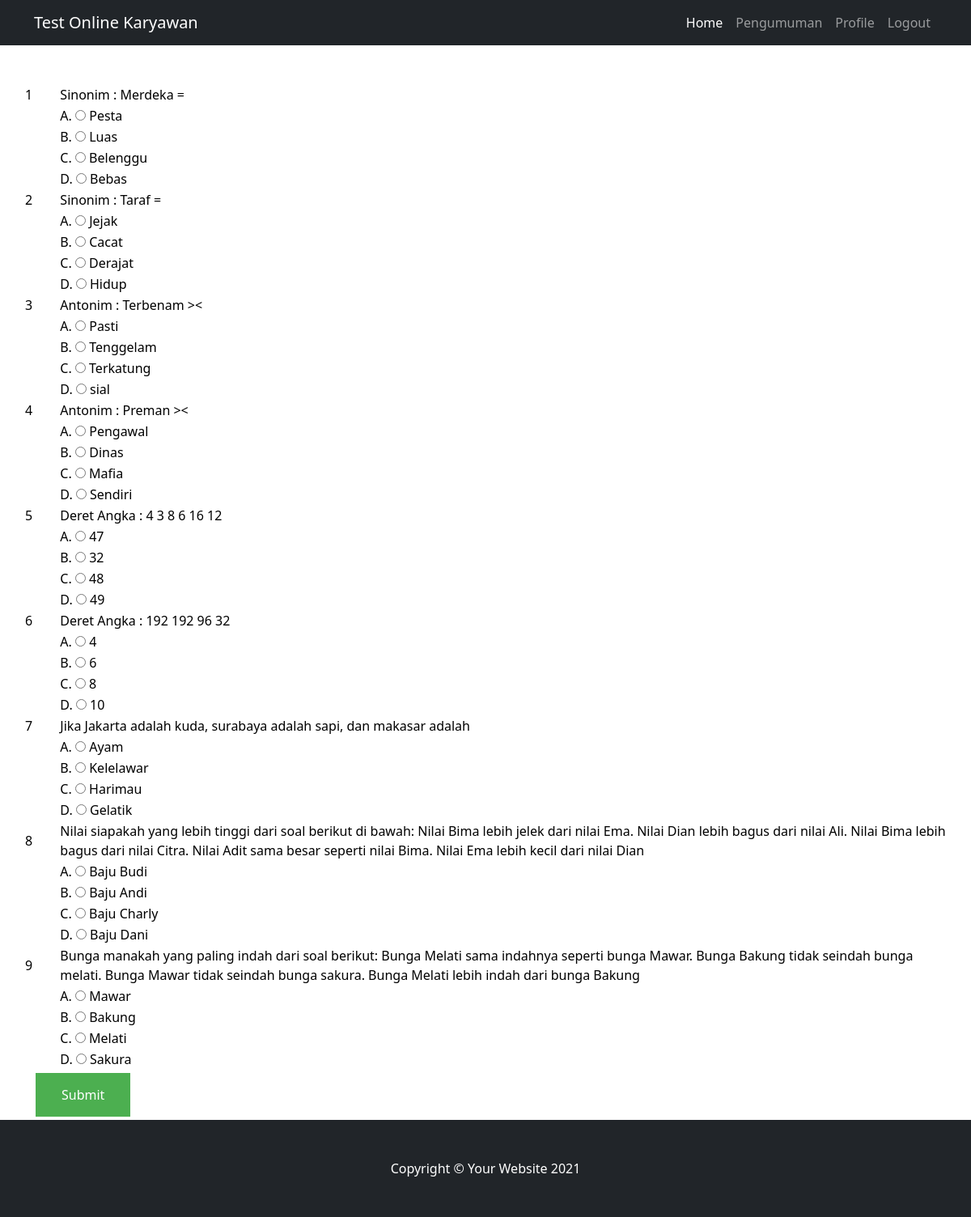
/tertulis.php (signed in), run on the app's committed database.
### tables this page shows
CREATE TABLE `tbl_soal` (
  `id_soal` int(11) NOT NULL,
  `soal` text NOT NULL,
  `a` varchar(150) NOT NULL,
  `b` varchar(150) NOT NULL,
  `c` varchar(150) NOT NULL,
  `d` varchar(150) NOT NULL,
  `knc_jawaban` varchar(50) NOT NULL
);

### tertulis.php (the view, shortened to what this page needs)
<?php
include('koneksi.php');
$id = $_GET['id'];
?>
<!DOCTYPE html>
<html lang="en">
    <head>
        <link href="css/styles.css" rel="stylesheet" />
    </head>
    <body>
        <nav class="navbar navbar-expand-lg navbar-dark bg-dark">
            <div class="container">
                <a class="navbar-brand" href="#!">Test Online Karyawan</a>
                <div class="collapse navbar-collapse" id="navbarSupportedContent">
                    <ul class="navbar-nav ms-auto mb-2 mb-lg-0">
                        <li class="nav-item"><a class="nav-link active" aria-current="page" href="index.php">Home</a></li>
                        <li class="nav-item"><a class="nav-link" href="pengumuman.php">Pengumuman</a></li>
                        <li class="nav-item"><a class="nav-link" href="profile.php">Profile</a></li>
                        <li class="nav-item"><a class="nav-link" href="logout.php">Logout</a></li>
                    </ul>
                </div>
            </div>
        </nav>
        <div class="container mt-5">
            <div class="row">
                            <table>
                                <?php
                            $hasil=mysqli_query($koneksi, "select * from tbl_soal");
        $urut=0;
        while($row =mysqli_fetch_array($hasil))
        {
            $id=$row["id_soal"];
            $pertanyaan=$row["soal"];
            $pilihan_a=$row["a"];
            $pilihan_b=$row["b"];
            $pilihan_c=$row["c"];
            $pilihan_d=$row["d"];
            ?>
            <form method="post" action="jawab.php">
            <tr>
                  <td width="17"><font color="#000000"><?php echo $urut=$urut+1; ?></font></td>
                  <td width="430"><font color="#000000"><?php echo "$pertanyaan"; ?></font></td>
            </tr>
            <tr>
                  <td height="21"><font color="#000000">&nbsp;</font></td>
                <td><font color="#000000">
               A.  <input name="pilihan[<?php echo $id; ?>]" type="radio" value="A">
                <?php echo "$pilihan_a";?></font> </td>
            </tr>
            <tr>
                  <td><font color="#000000">&nbsp;</font></td>
                <td><font color="#000000">
               B. <input name="pilihan[<?php echo $id; ?>]" type="radio" value="B">
                <?php echo "$pilihan_b";?></font> </td>
            </tr>
            <tr>
                  <td><font color="#000000">&nbsp;</font></td>
                <td><font color="#000000">
              C.  <input name="pilihan[<?php echo $id; ?>]" type="radio" value="C">
                <?php echo "$pilihan_c";?></font> </td>
            </tr>
            <tr>
                <td><font color="#000000">&nbsp;</font></td>
                <td><font color="#000000">
              D.   <input name="pilihan[<?php echo $id; ?>]" type="radio" value="D">
                <?php echo "$pilihan_d";?></font> </td>
            </tr>
        <?php
        }
        ?>
            </table>
                </div>
                <button name= "submit"class="button button2" onclick="window.location.href='tertulis.php?id=<?php echo $id;?>'">Submit</button>
            </div>
        <footer class="py-5 bg-dark">
            <div class="container"><p class="m-0 text-center text-white">Copyright &copy; Your Website 2021</p></div>
        </footer>
    </body>
</html>

### tertulis.php (style rules this page uses)
.button { background-color: #4CAF50; border: none; color: white; padding: 15px 32px; text-align: center; text-decoration: none; display: inline-block; font-size: 16px; margin: 4px 2px; cursor: pointer; -webkit-transition-duration: 0.4s; transition-duration: 0.4s; }

### data on the page
tbl_soal: soal "Sinonim : Merdeka =", a "Pesta", b "Luas", c "Belenggu", d "Bebas"
tbl_soal: urut "2", soal "Sinonim : Taraf =", a "Jejak", b "Cacat", c "Derajat", d "Hidup"
tbl_soal: urut "3", soal "Antonim : Terbenam ><", a "Pasti", b "Tenggelam", c "Terkatung", d "sial"
tbl_soal: urut "4", soal "Antonim : Preman ><", a "Pengawal", b "Dinas", c "Mafia", d "Sendiri"
tbl_soal: urut "5", soal "Deret Angka : 4 3 8 6 16 12", a "47", b "32", c "48", d "49"
tbl_soal: urut "6", soal "Deret Angka : 192 192 96 32", a "4", b "6", c "8", d "10"
tbl_soal: urut "7", soal "Jika Jakarta adalah kuda, surabaya adalah sapi, dan makasar adalah", a "Ayam", b "Kelelawar", c "Harimau", d "Gelatik"
tbl_soal: urut "8", soal "Nilai siapakah yang lebih tinggi dari soal berikut di bawah: Nilai Bima lebih jelek dari nilai Ema. Nilai Dian lebih bagus dari nilai Ali. Nilai Bima lebih bagus dari nilai Citra. Nilai Adit sama besar seperti nilai Bima. Nilai Ema lebih kecil dari nilai Dian", a "Baju Budi", b "Baju Andi", c "Baju Charly", d "Baju Dani"
tbl_soal: urut "9", soal "Bunga manakah yang paling indah dari soal berikut: Bunga Melati sama indahnya seperti bunga Mawar. Bunga Bakung tidak seindah bunga melati. Bunga Mawar tidak seindah bunga sakura. Bunga Melati lebih indah dari bunga Bakung", a "Mawar", b "Bakung", c "Melati", d "Sakura"
